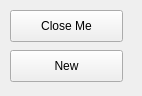
<?xml version="1.0" encoding="UTF-8"?>
<ui version="4.0">
 <class>Form</class>
 <widget class="QWidget" name="Form">
  <property name="geometry">
   <rect>
    <x>0</x>
    <y>0</y>
    <width>142</width>
    <height>96</height>
   </rect>
  </property>
  <property name="windowTitle">
   <string>Form</string>
  </property>
  <widget class="QPushButton" name="pushButton">
   <property name="geometry">
    <rect>
     <x>10</x>
     <y>10</y>
     <width>113</width>
     <height>32</height>
    </rect>
   </property>
   <property name="text">
    <string>Close Me</string>
   </property>
  </widget>
  <widget class="QPushButton" name="pushButton_2">
   <property name="geometry">
    <rect>
     <x>10</x>
     <y>50</y>
     <width>113</width>
     <height>32</height>
    </rect>
   </property>
   <property name="text">
    <string>New</string>
   </property>
  </widget>
 </widget>
 <resources/>
 <connections/>
</ui>
